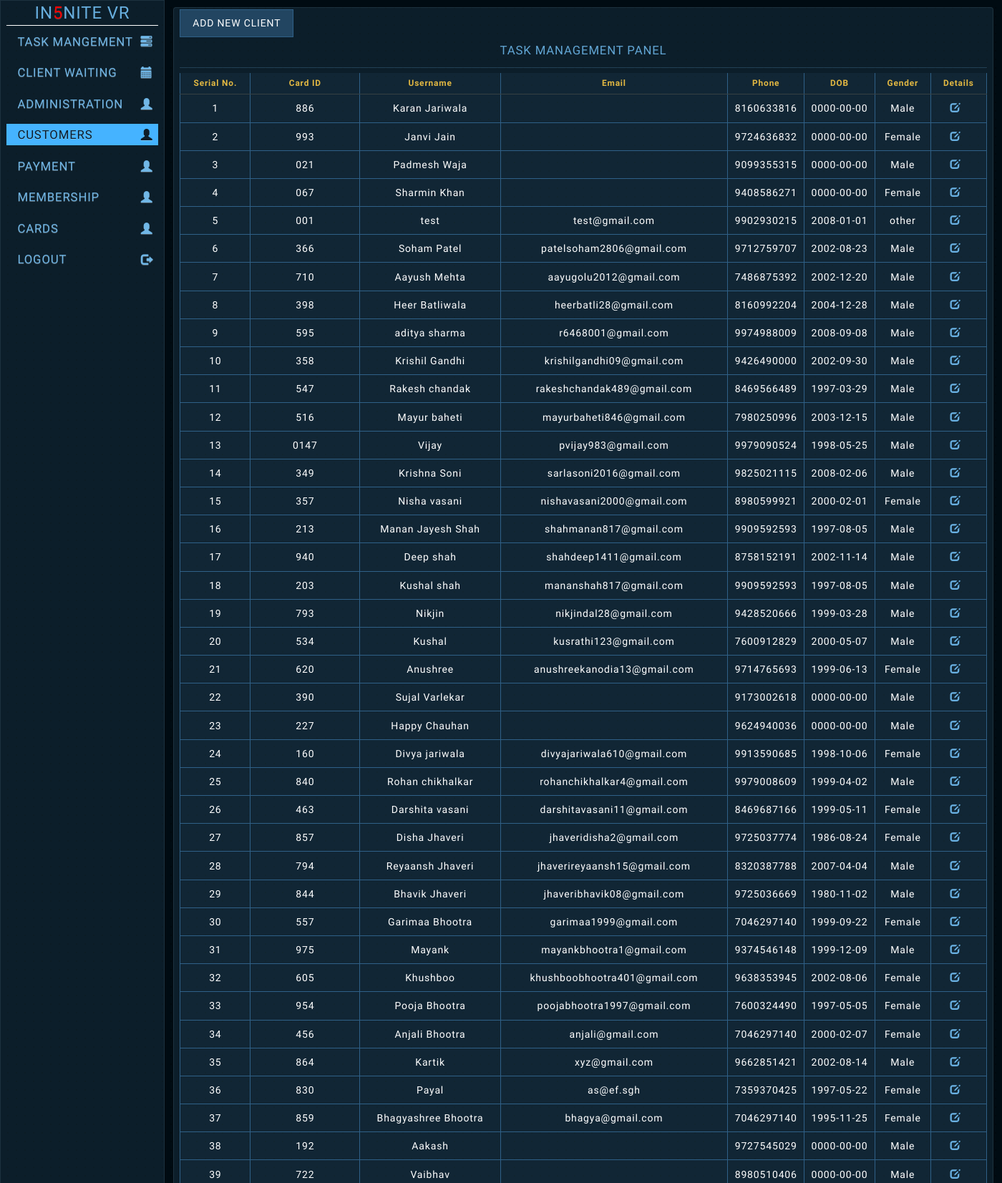
/manage-clients.php (signed in, upper part), run on the app's committed database.
### tables this page shows
CREATE TABLE IF NOT EXISTS `tbl_clients` (
  `user_id` int(11) NOT NULL AUTO_INCREMENT,
  `card_id` varchar(50) NOT NULL,
  `username` varchar(255) NOT NULL,
  `email` varchar(255) NOT NULL,
  `password` varchar(255) DEFAULT NULL,
  `phone` bigint(10) NOT NULL,
  `dob` date NOT NULL,
  `gender` varchar(255) NOT NULL,
  PRIMARY KEY (`user_id`),
  UNIQUE KEY `cards` (`card_id`)
);

### authentication.php (called while the page is built, shortened)
<?php
require 'classes/admin_class.php';
$obj_admin = new Admin_Class();

### classes/admin_class.php (called while the page is built, shortened)
<?php
class Admin_Class
{
	public function __construct()
	{
        $host_name='localhost';
		$user_name='root';
		$password='';
		$db_name='iqjdhyaf_in5nite';
		try{
			$connection=new PDO("mysql:host={$host_name}; dbname={$db_name}", $user_name,  $password);
			$this->db = $connection;
		} catch (PDOException $message ) {
			echo $message->getMessage();
		}
	}
	public function manage_all_info($sql)
	{
		try{
			$info = $this->db->prepare($sql);
			$info->execute();
			return $info;
		} catch (PDOException $e) {
			echo $e->getMessage();
		}
	}
}
?>

### manage-clients.php (the view, shortened to what this page needs)
<?php
require 'authentication.php';
include("include/sidebar.php");
?>
  <div class="row">
    <div class="col-md-12">
      <div class="row">
        <div class="panel shown p-4">
          <?php if($user_role == 1 || $user_role == 2){ ?>
          <div class="btn-group">
            <button class="button btn-menu" data-toggle="modal" data-target="#myModal" onclick="sound2.play()">Add New Client</button>
          </div>
          <?php } ?>
          <h3 class="text-center title">Task Management Panel</h3>
          <div class="divider"></div>
        <div class="table-responsive">
          <table class="table table-codensed table-custom">
            <thead>
              <tr>
                <th>Serial No.</th>
                <th>Card ID</th>
                <th>Username</th>
                <th>Email</th>
                <th>Phone</th>
                <th>DOB</th>
                <th>Gender</th>
                <th>Details</th>
              </tr>
            </thead>
            <tbody>
            <?php
              $sql = "SELECT * FROM tbl_clients";
              $info = $obj_admin->manage_all_info($sql);
              $serial = 1;
              while( $row = $info->fetch(PDO::FETCH_ASSOC) ){
            ?>
              <tr>
                <td><?php echo $serial; $serial++; ?></td>
                <td><?php echo $row['card_id']; ?></td>
                <td><?php echo $row['username']; ?></td>
                <td><?php echo $row['email']; ?></td>
                <td><?php echo $row['phone']; ?></td>
                <td><?php echo $row['dob']; ?></td>
                <td><?php echo $row['gender']; ?></td>
                <td>
					<a title="Update Client" href="update-client.php?user_id=<?php echo $row['user_id']; ?>"><span class="glyphicon glyphicon-edit"></span></a>&nbsp;&nbsp;
				</td>
              </tr>
            <?php  } ?>
            </tbody>
          </table>
        </div>
      </div>
    </div>
  </div>
<?php
include("include/footer.php");
?>

### assets/css/custom.css (style rules this page uses)
body,html { height: 100%; font-size: 17px; font-family: 'Open Sans', sans-serif; }
.main .row { padding: 0px; margin: 0px; }
.table-custom { background: #012B39; border-radius: 0.25em; border-collapse: collapse; }
.table-custom>thead>tr>th { border-bottom: 1px solid #364043; color: #E2B842; font-size: 0.85em; font-weight: 600; padding: 0.5em 1em; text-align: center; }
.table-custom>tbody>tr>td { color: #fff; font-weight: 400; padding: 0.65em 0.2em; text-align: center; }
.table-custom>tbody>tr { transition: background 0.25s ease; }

### Demo SciUI_files/grid.css (style rules this page uses)
html { font-family: sans-serif; -ms-text-size-adjust: 100%; -webkit-text-size-adjust: 100%; }
body { margin: 0; }
a { background-color: transparent; }
button, input, optgroup, select, textarea { color: inherit; font: inherit; margin: 0; }
button { overflow: visible; }
button, select { text-transform: none; }
button, html input[type="button"], input[type="reset"], input[type="submit"] { -webkit-appearance: button; cursor: pointer; }
table { border-collapse: collapse; border-spacing: 0; }
td, th { padding: 0; }
* { -webkit-box-sizing: border-box; -moz-box-sizing: border-box; box-sizing: border-box; }
*:before, *:after { -webkit-box-sizing: border-box; -moz-box-sizing: border-box; box-sizing: border-box; }
html { font-size: 10px; -webkit-tap-highlight-color: rgba(0, 0, 0, 0); }
body { font-family: "Helvetica Neue", Helvetica, Arial, sans-serif; font-size: 14px; line-height: 1.42857143; color: #333333; background-color: #ffffff; }
input, button, select, textarea { font-family: inherit; font-size: inherit; line-height: inherit; }
a { color: #337ab7; text-decoration: none; }
.row { margin-right: -2px; margin-left: -2px; }
.col-xs-1, .col-sm-1, .col-md-1, .col-lg-1, .col-xs-2, .col-sm-2, .col-md-2, .col-lg-2, .col-xs-3, .col-sm-3, .col-md-3, .col-lg-3, .col-xs-4, .col-sm-4, .col-md-4, .col-lg-4, .col-xs-5, .col-sm-5, .col-md-5, .col-lg-5, .col-xs-6, .col-sm-6, .col-md-6, .col-lg-6, .col-xs-7, .col-sm-7, .col-md-7, .col-lg-7, .col-xs-8, .col-sm-8, .col-md-8, .col-lg-8, .col-xs-9, .col-sm-9, .col-md-9, .col-lg-9, .col-xs-10, .col-sm-10, .col-md-10, .col-lg-10, .col-xs-11, .col-sm-11, .col-md-11, .col-lg-11, .col-xs-12, .col-sm-12, .col-md-12, .col-lg-12 { position: relative; min-height: 1px; padding-right: 2px; padding-left: 2px; }
@media (min-width: 992px) { .col-md-1, .col-md-2, .col-md-3, .col-md-4, .col-md-5, .col-md-6, .col-md-7, .col-md-8, .col-md-9, .col-md-10, .col-md-11, .col-md-12 { float: left; } }
@media (min-width: 992px) { .col-md-12 { width: 100%; } }
.clearfix:before, .clearfix:after, .container:before, .container:after, .container-fluid:before, .container-fluid:after, .row:before, .row:after { display: table; content: " "; }
.clearfix:after, .container:after, .container-fluid:after, .row:after { clear: both; }

### include/sidebar.php (style rules this page uses)
td { vertical-align:CENTER; text-align: center; }
a { text-decoration: none; }

### data on the page
tbl_clients: card "886", username "Karan Jariwala", phone "8160633816", dob "0000-00-00", gender "Male"
tbl_clients: card "993", username "Janvi Jain", phone "9724636832", dob "0000-00-00", gender "Female"
tbl_clients: card "021", username "Padmesh Waja", phone "9099355315", dob "0000-00-00", gender "Male"
tbl_clients: card "067", username "Sharmin Khan", phone "9408586271", dob "0000-00-00", gender "Female"
tbl_clients: card "001", username "test", email "test@gmail.com", phone "9902930215", dob "2008-01-01", gender "other"
tbl_clients: card "366", username "Soham Patel", email "patelsoham2806@gmail.com", phone "9712759707", dob "2002-08-23", gender "Male"
tbl_clients: card "710", username "Aayush Mehta", email "aayugolu2012@gmail.com", phone "7486875392", dob "2002-12-20", gender "Male"
tbl_clients: card "398", username "Heer Batliwala", email "heerbatli28@gmail.com", phone "8160992204", dob "2004-12-28", gender "Male"
tbl_clients: card "595", username "aditya sharma", email "r6468001@gmail.com", phone "9974988009", dob "2008-09-08", gender "Male"
tbl_clients: card "358", username "Krishil Gandhi", email "krishilgandhi09@gmail.com", phone "9426490000", dob "2002-09-30", gender "Male"
tbl_clients: card "547", username "Rakesh chandak", email "rakeshchandak489@gmail.com", phone "8469566489", dob "1997-03-29", gender "Male"
tbl_clients: card "516", username "Mayur baheti", email "mayurbaheti846@gmail.com", phone "7980250996", dob "2003-12-15", gender "Male"
tbl_clients: card "0147", username "Vijay", email "pvijay983@gmail.com", phone "9979090524", dob "1998-05-25", gender "Male"
tbl_clients: card "349", username "Krishna Soni", email "sarlasoni2016@gmail.com", phone "9825021115", dob "2008-02-06", gender "Male"
tbl_clients: card "357", username "Nisha vasani", email "nishavasani2000@gmail.com", phone "8980599921", dob "2000-02-01", gender "Female"
tbl_clients: card "213", username "Manan Jayesh Shah", email "shahmanan817@gmail.com", phone "9909592593", dob "1997-08-05", gender "Male"
tbl_clients: card "940", username "Deep shah", email "shahdeep1411@gmail.com", phone "8758152191", dob "2002-11-14", gender "Male"
tbl_clients: card "203", username "Kushal shah", email "mananshah817@gmail.com", phone "9909592593", dob "1997-08-05", gender "Male"
tbl_clients: card "793", username "Nikjin", email "nikjindal28@gmail.com", phone "9428520666", dob "1999-03-28", gender "Male"
tbl_clients: card "534", username "Kushal", email "kusrathi123@gmail.com", phone "7600912829", dob "2000-05-07", gender "Male"
tbl_clients: card "620", username "Anushree", email "anushreekanodia13@gmail.com", phone "9714765693", dob "1999-06-13", gender "Female"
tbl_clients: card "390", username "Sujal Varlekar", phone "9173002618", dob "0000-00-00", gender "Male"
tbl_clients: card "227", username "Happy Chauhan", phone "9624940036", dob "0000-00-00", gender "Male"
tbl_clients: card "160", username "Divya jariwala", email "divyajariwala610@gmail.com", phone "9913590685", dob "1998-10-06", gender "Female"
tbl_clients: card "840", username "Rohan chikhalkar", email "rohanchikhalkar4@gmail.com", phone "9979008609", dob "1999-04-02", gender "Male"
tbl_clients: card "463", username "Darshita vasani", email "darshitavasani11@gmail.com", phone "8469687166", dob "1999-05-11", gender "Female"
tbl_clients: card "857", username "Disha Jhaveri", email "jhaveridisha2@gmail.com", phone "9725037774", dob "1986-08-24", gender "Female"
tbl_clients: card "794", username "Reyaansh Jhaveri", email "jhaverireyaansh15@gmail.com", phone "8320387788", dob "2007-04-04", gender "Male"
tbl_clients: card "844", username "Bhavik Jhaveri", email "jhaveribhavik08@gmail.com", phone "9725036669", dob "1980-11-02", gender "Male"
tbl_clients: card "557", username "Garimaa Bhootra", email "garimaa1999@gmail.com", phone "7046297140", dob "1999-09-22", gender "Female"
tbl_clients: card "975", username "Mayank", email "mayankbhootra1@gmail.com", phone "9374546148", dob "1999-12-09", gender "Male"
tbl_clients: card "605", username "Khushboo", email "khushboobhootra401@gmail.com", phone "9638353945", dob "2002-08-06", gender "Female"
tbl_clients: card "954", username "Pooja Bhootra", email "poojabhootra1997@gmail.com", phone "7600324490", dob "1997-05-05", gender "Female"
tbl_clients: card "456", username "Anjali Bhootra", email "anjali@gmail.com", phone "7046297140", dob "2000-02-07", gender "Female"
tbl_clients: card "864", username "Kartik", email "xyz@gmail.com", phone "9662851421", dob "2002-08-14", gender "Male"
tbl_clients: card "830", username "Payal", email "as@ef.sgh", phone "7359370425", dob "1997-05-22", gender "Female"
tbl_clients: card "859", username "Bhagyashree Bhootra", email "bhagya@gmail.com", phone "7046297140", dob "1995-11-25", gender "Female"
tbl_clients: card "192", username "Aakash", phone "9727545029", dob "0000-00-00", gender "Male"
tbl_clients: card "722", username "Vaibhav", phone "8980510406", dob "0000-00-00", gender "Male"
